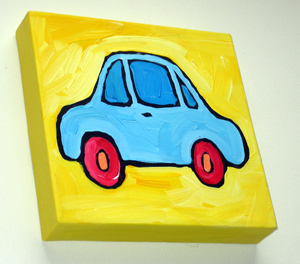
%> input picture neural-style/car_art.jpg, 300 x 264 px
$ octave edge_image.m   (GNU Octave 9; MATLAB toolbox functions it lacks are replaced by stand-ins)
%> lines starting %> are read from the running program, lines starting %| are printed output that depends on the picture; in (x1, y1, x2, y2) boxes, pixels count from 0 and x2, y2 are one past the last pixel; in counts of white or black regions, pixels touching at a corner belong together; the program's own positions count from 1
close all
image = double(imread('car_art.jpg'));
image = image / max(image(:));

edge_magnitude = edge(rgb2gray(image), 'Canny', 0.25);
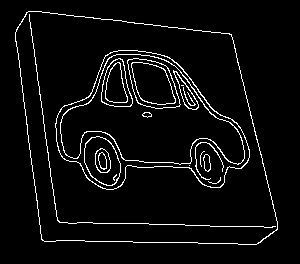
%> edge_magnitude: size 264x300 logical; 4.8% white in thin lines or dots, all inside (x1, y1, x2, y2) = (15, 11, 278, 245)

%%%%%%%%%%%

im = image;
yfilter = fspecial('sobel');
xfilter = yfilter';

edge_y = im;
edge_x = im;
for i = 1:3
    edge_x(:,:, i) = imfilter(im(:,:,i), xfilter);
    edge_y(:,:, i) = imfilter(im(:,:,i), yfilter);
end
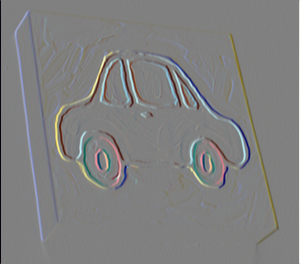
%> edge_x: size 264x300x3 double; mean R, G, B 0.00134, 0.00137, 0.00111; drawn with min black and max white
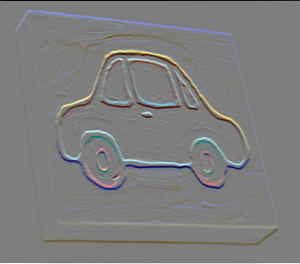
%> edge_y: size 264x300x3 double; mean R, G, B 0.00131, 0.00123, 0.00108; drawn with min black and max white

Jx = sum(edge_x.^2, 3);
Jy = sum(edge_y.^2, 3);
Jxy = edge_x .* edge_y;
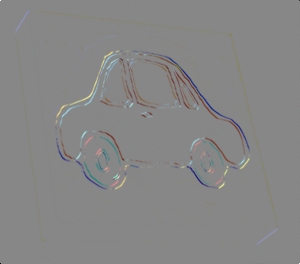
%> Jxy: size 264x300x3 double; mean R, G, B -0.0223, -0.0317, -0.0369; drawn with min black and max white

D = sqrt(abs(Jx.^2 - 2*Jx.*Jy + Jy.^2 + 4*Jxy.^2));
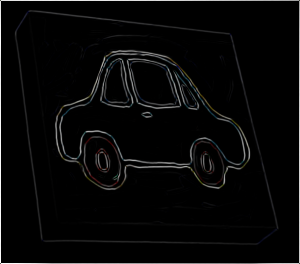
%> D: size 264x300x3 double; mean R, G, B 1.3, 1.3, 1.3; drawn with min black and max white
edge_magnitude = sqrt((Jx + Jy + D) / 2);
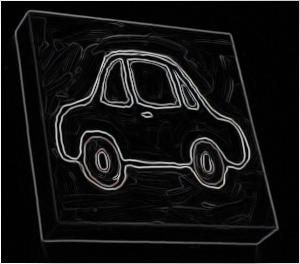
%> edge_magnitude: size 264x300x3 double; mean R, G, B 0.511, 0.51, 0.515; drawn with min black and max white

%%%%%%%%%%%%


figure, subplot(121), imshow(image)
subplot(122), imshow(edge_magnitude)
%> after `imshow(edge_magnitude)`:
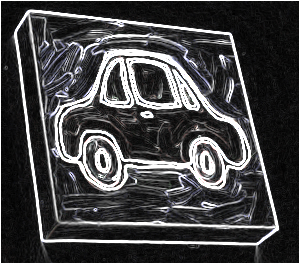
%> displayed picture: size 264x300x3, on the screen's scale of 0 to 255; mean R, G, B 69, 68.8, 70
